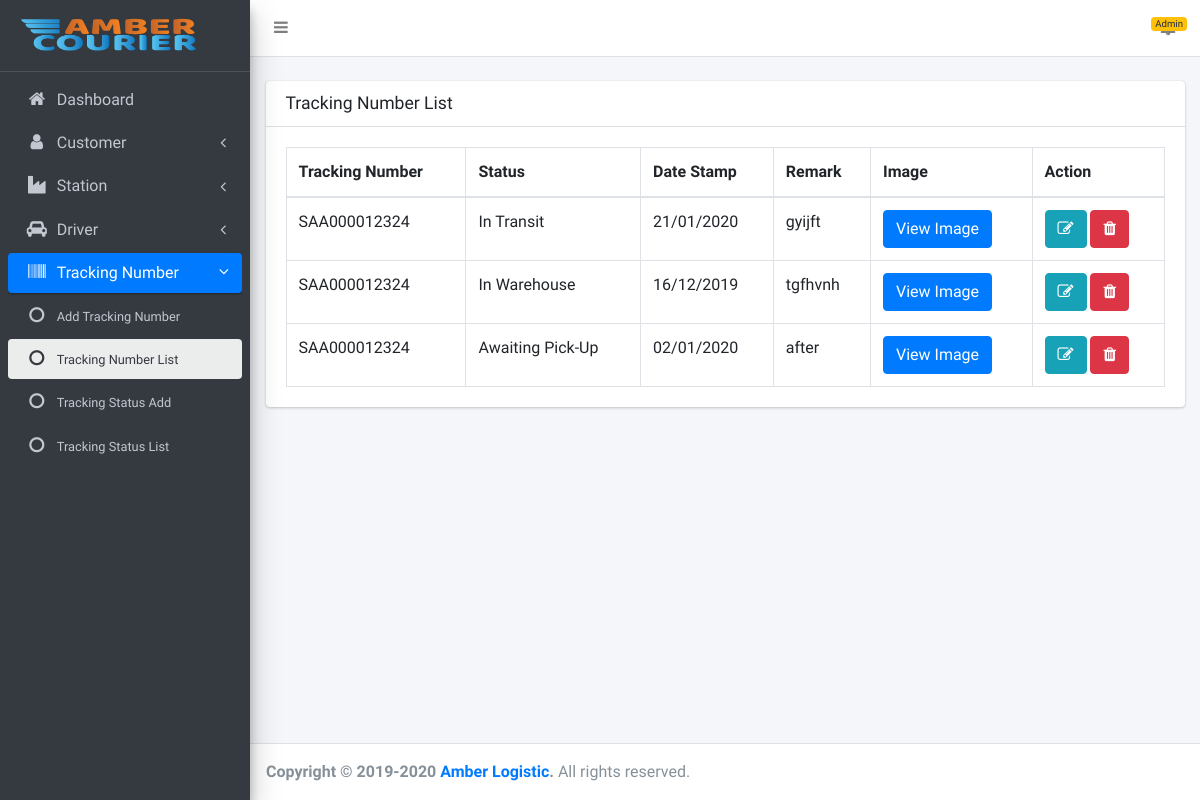
The page /admin/tracking-numbers/single.php?tracking_number=A000012324 (signed in) on the database its author committed.
### tables this page shows
CREATE TABLE `tracking_numbers` (
  `id` int(11) NOT NULL,
  `tracking_number` varchar(255) DEFAULT NULL,
  `station_prefix_id` int(11) DEFAULT NULL,
  `status_id` int(11) DEFAULT NULL,
  `date_stamp` varchar(255) DEFAULT NULL,
  `image_path` varchar(255) DEFAULT NULL,
  `remark` mediumtext DEFAULT NULL,
  `sender_id` int(11) DEFAULT NULL,
  `receiver_id` int(11) DEFAULT NULL,
  `parcel_type` int(11) DEFAULT NULL COMMENT '1=Parcel,2=Document,3=Heavy Shipment',
  `created_at` timestamp NULL DEFAULT current_timestamp()
);

CREATE TABLE `station_prefix` (
  `id` int(11) NOT NULL,
  `name` varchar(255) DEFAULT NULL,
  `station_id` int(11) DEFAULT NULL,
  `created_at` timestamp NULL DEFAULT current_timestamp()
);

CREATE TABLE `status` (
  `id` int(11) NOT NULL,
  `name` varchar(255) DEFAULT NULL,
  `others` varchar(255) DEFAULT NULL,
  `created_at` timestamp NULL DEFAULT current_timestamp()
);

### admin/tracking-numbers/single.php (the view, shortened to what this page needs)
<?php
include(ROOT_PATH . "includes/db.php");
$tracking_number = $_GET['tracking_number'];
$query = "SELECT * FROM tracking_numbers WHERE tracking_number='$tracking_number' ORDER BY id DESC ";
$result = mysqli_query($con, $query);
?>
<!DOCTYPE html>
<html lang="en">
<?php
include(ROOT_PATH . "admin/includes/head.php"); ?>
<body class="hold-transition sidebar-mini layout-fixed">
<div class="wrapper">
    <?php
    include(ROOT_PATH . "admin/includes/header.php");
    include(ROOT_PATH . "admin/includes/sidebar.php");
    ?>
    <div class="content-wrapper">
        <br>
        <section class="content">
            <div class="container-fluid">
                <div class="row">
                    <div class="col-md-12">
                        <div class="card">
                            <div class="card-header">
                                <h3 class="card-title">Tracking Number List</h3>
                            </div>
                            <div class="card-body">
                                <table class="table table-bordered" id="result" width="100%" cellspacing="0">
                                    <thead>
                                    <tr>
                                        <th>Tracking Number</th>
                                        <th>Status</th>
                                        <th>Date Stamp</th>
                                        <th>Remark</th>
                                        <th>Image</th>
                                        <th>Action</th>
                                    </tr>
                                    </thead>
                                    <tbody>
                                    <?php
                                    while ($row = mysqli_fetch_assoc($result)) {
                                        ?>
                                    <tr id="row<?php echo $row['id']; ?>">
                                        <td scope="row">
                                            <?php
                                            $prefix_id = $row['station_prefix_id'];
                                            $query_prefix = "select * from station_prefix where id='$prefix_id' LIMIT 1";
                                            $result_prefix = mysqli_query($con, $query_prefix);
                                            $row_prefix = mysqli_fetch_assoc($result_prefix);
                                            echo $row_prefix['name'].$row['tracking_number']; ?>
                                        </td>
                                        <td>
                                            <?php
                                            $status_id = $row['status_id'];
                                            $query_status = "SELECT * FROM status WHERE id='$status_id' LIMIT 1";
                                            $result_status = mysqli_query($con, $query_status);
                                            $row_status = mysqli_fetch_assoc($result_status);
                                            echo $row_status['name'];
                                            ?>
                                        </td>
                                        <td><?php echo date('d/m/Y', $row['date_stamp']); ?></td>
                                        <td><?php echo $row['remark'] ?></td>
                                        <td>
                                            <?php
                                            if (isset($row['image_path']) && !empty($row['image_path'])) {
                                                ?>
                                                <button class='btn btn-primary' id='<?php echo "../".$row['image_path'] ?>' onclick='imageFunction(this.id)'>View Image</button>
                                                <?php
                                            } else {
                                                ?>
                                                <button class='btn btn-danger' id = '../upload/default/no-image.png' onclick='imageFunction(this.id)'>No Image</button>
                                                <?php
                                            }
                                            ?>
                                        </td>
                                        <td>
                                            <a class="btn btn-info"
                                               href="edit.php?id=<?php echo $row['id']; ?>"><i
                                                    class="fa fa-edit"></i></a>
                                            <button class="btn btn-danger" onclick="deleteFunction(this.id)"
                                                    id="<?php echo $row['id']; ?>"><i
                                                    class="fa fa-trash"></i>
                                            </button>
                                        </td>
                                    </tr>
                                    <?php
                                    }
                                    ?>
                                    </tbody>
                                </table>
                            </div>
                        </div>
                    </div>
                </div>
            </div>
        </section>
    </div>
    <?php include(ROOT_PATH . "admin/includes/footer.php"); ?>
</div>
</body>
</html>

### rows shown on the page
tracking_numbers: station_prefix.name "SA", tracking_number "A000012324", status.name "In Transit", date_stamp "21/01/2020", remark "gyijft"
tracking_numbers: station_prefix.name "SA", tracking_number "A000012324", status.name "In Warehouse", date_stamp "16/12/2019", remark "tgfhvnh"
tracking_numbers: station_prefix.name "SA", tracking_number "A000012324", status.name "Awaiting Pick-Up", date_stamp "02/01/2020", remark "after"

### other values the page prints
Session::get('admin') "Admin"
